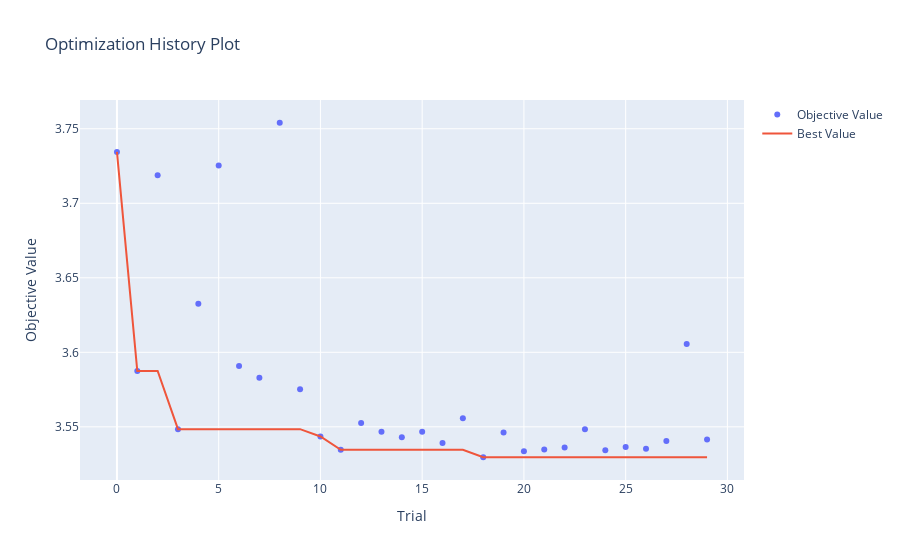
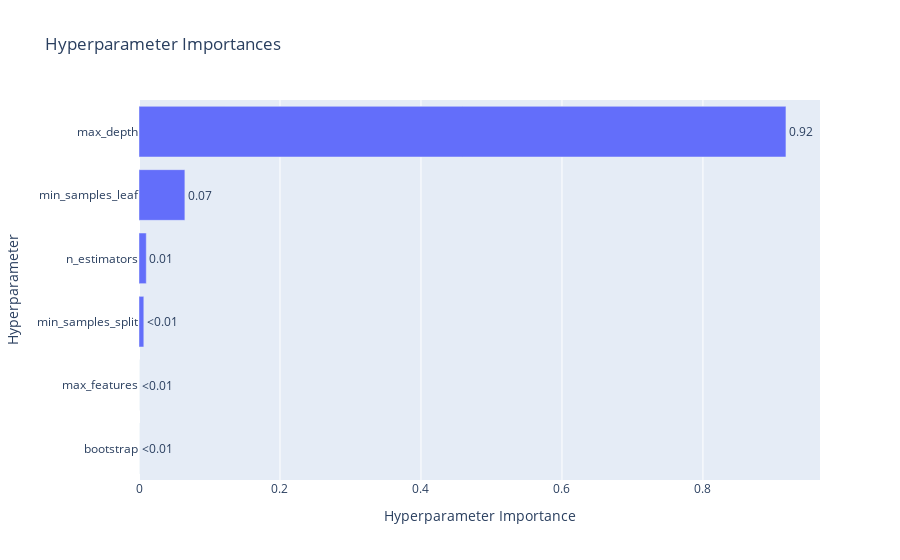
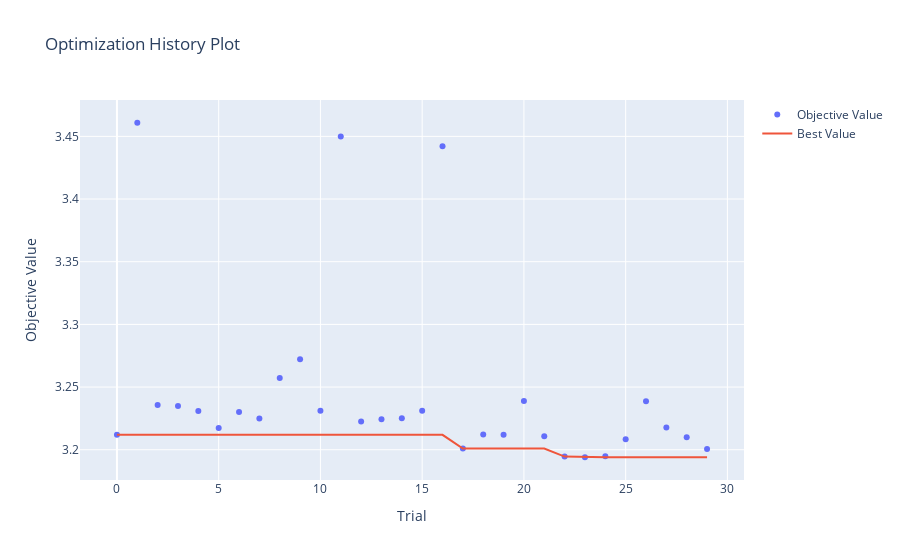
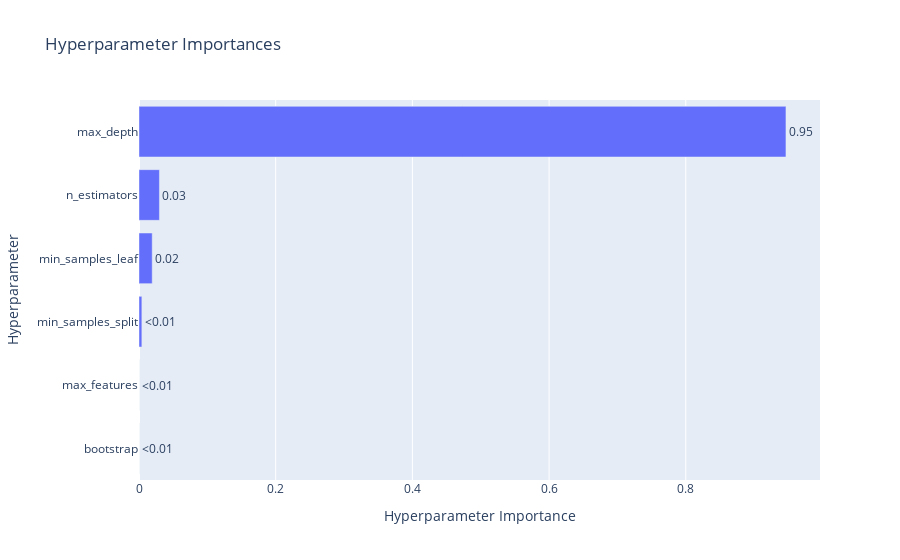

Notebook source saved alongside these figures, in order:
### Markdown cell above
#### Thư viện Optuna

### Code cell
import optuna
from optuna.visualization import plot_optimization_history, plot_param_importances
from sklearn.ensemble import RandomForestRegressor
from sklearn.model_selection import StratifiedKFold, cross_val_score
from sklearn.metrics import mean_squared_error
import matplotlib.pyplot as plt
import warnings

# warnings.filterwarnings("ignore")
optuna.logging.set_verbosity(optuna.logging.WARNING)

skf = StratifiedKFold(n_splits=5, shuffle=True, random_state=42)

for fold, (train_idx, val_idx) in enumerate(skf.split(df, df['log_gross_bin'])):
    print(f"\nFold {fold + 1}")
    df_train = df.iloc[train_idx].copy()
    df_val = df.iloc[val_idx].copy()

    # Chọn đặc trưng đầu vào và mục tiêu
    #features = ['meta_score', 'rating', 'no_of_votes', 'budget', 'genre_stat_feature', 'country_stat_feature', 'release_date']
    features = ['no_of_votes', 'log_budget',
                'genre_stat_feature','country_stat_feature','rating','release_date']

    target = 'log_gross'

    X_train, y_train, X_val, y_val = processing_data(df_train, df_val, fold=fold,features=features, target=target)

    def objective(trial):
        params = {
            'n_estimators': trial.suggest_int('n_estimators', 100, 500),
            'max_depth': trial.suggest_categorical('max_depth', [5, 10, 20, None]),
            'min_samples_split': trial.suggest_int('min_samples_split', 2, 10),
            'min_samples_leaf': trial.suggest_int('min_samples_leaf', 1, 5),
            'max_features': trial.suggest_categorical('max_features', ['sqrt']),
            'bootstrap': trial.suggest_categorical('bootstrap', [True]),
            'random_state': 42,
            'n_jobs': -1
        }

        model = RandomForestRegressor(**params)
        score = cross_val_score(model, X_train, y_train, scoring='neg_mean_squared_error', cv=3).mean()
        return -score  # minimize MSE

    #  Tạo study với tên rõ ràng theo từng fold
    study = optuna.create_study(direction="minimize", study_name=f"Fold_{fold+1}_RandomForest")
    study.optimize(objective, n_trials=30)

    print(" Best hyperparameters:", study.best_params)
    print(" Best MSE:", study.best_value)

    best_model = RandomForestRegressor(**study.best_params, random_state=42, n_jobs=-1)
    best_model.fit(X_train, y_train)

    train_preds = best_model.predict(X_train)
    val_preds = best_model.predict(X_val)

    #  Vẽ biểu đồ tối ưu và tầm quan trọng tham số
    print(" Hiển thị quá trình tối ưu:")
    plot_optimization_history(study).show()
    plot_param_importances(study).show()

    visualize_results(
        y_train, train_preds,
        y_val, val_preds,
        model=best_model,
        df=df,
        is_logged=False,
    )

### Figure 1 — Plotly figure (JSON) as saved in the notebook; plotly's stock layout.template omitted (floating-point values rounded to 4 significant figures)
{"data": [{"mode": "markers", "name": "Objective Value", "type": "scatter", "x": [0, 1, 2, 3, 4, 5, 6, 7, 8, 9, 10, 11, 12, 13, 14, 15, 16, 17, 18, 19, 20, 21, 22, 23, 24, 25, 26, 27, 28, 29], "y": [3.734, 3.587, 3.719, 3.548, 3.633, 3.725, 3.591, 3.583, 3.754, 3.575, 3.543, 3.535, 3.553, 3.547, 3.543, 3.547, 3.539, 3.556, 3.53, 3.546, 3.534, 3.535, 3.536, 3.548, 3.534, 3.536, 3.535, 3.54, 3.606, 3.542]}, {"mode": "lines", "name": "Best Value", "type": "scatter", "x": [0, 1, 2, 3, 4, 5, 6, 7, 8, 9, 10, 11, 12, 13, 14, 15, 16, 17, 18, 19, 20, 21, 22, 23, 24, 25, 26, 27, 28, 29], "y": [3.734, 3.587, 3.587, 3.548, 3.548, 3.548, 3.548, 3.548, 3.548, 3.548, 3.543, 3.535, 3.535, 3.535, 3.535, 3.535, 3.535, 3.535, 3.53, 3.53, 3.53, 3.53, 3.53, 3.53, 3.53, 3.53, 3.53, 3.53, 3.53, 3.53]}, {"marker": {"color": "#cccccc"}, "mode": "markers", "name": "Infeasible Trial", "showlegend": false, "type": "scatter", "x": [], "y": []}], "layout": {"title": {"text": "Optimization History Plot"}, "xaxis": {"title": {"text": "Trial"}}, "yaxis": {"title": {"text": "Objective Value"}}}}

### Figure 2 — Plotly figure (JSON) as saved in the notebook; plotly's stock layout.template omitted (floating-point values rounded to 4 significant figures)
{"data": [{"cliponaxis": false, "hovertemplate": ["bootstrap (CategoricalDistribution): 0.0<extra></extra>", "max_features (CategoricalDistribution): 0.0<extra></extra>", "min_samples_split (IntDistribution): 0.0068445646245148175<extra></extra>", "n_estimators (IntDistribution): 0.01032557187706772<extra></extra>", "min_samples_leaf (IntDistribution): 0.06508046025107303<extra></extra>", "max_depth (CategoricalDistribution): 0.9177494032473444<extra></extra>"], "name": "Objective Value", "orientation": "h", "text": ["<0.01", "<0.01", "<0.01", "0.01", "0.07", "0.92"], "textposition": "outside", "type": "bar", "x": [0, 0, 0.006845, 0.01033, 0.06508, 0.9177], "y": ["bootstrap", "max_features", "min_samples_split", "n_estimators", "min_samples_leaf", "max_depth"]}], "layout": {"title": {"text": "Hyperparameter Importances"}, "xaxis": {"title": {"text": "Hyperparameter Importance"}}, "yaxis": {"title": {"text": "Hyperparameter"}}}}

### Figure 3 — Plotly figure (JSON) as saved in the notebook; plotly's stock layout.template omitted (floating-point values rounded to 4 significant figures)
{"data": [{"mode": "markers", "name": "Objective Value", "type": "scatter", "x": [0, 1, 2, 3, 4, 5, 6, 7, 8, 9, 10, 11, 12, 13, 14, 15, 16, 17, 18, 19, 20, 21, 22, 23, 24, 25, 26, 27, 28, 29], "y": [3.212, 3.461, 3.236, 3.235, 3.231, 3.217, 3.23, 3.225, 3.257, 3.272, 3.231, 3.45, 3.222, 3.224, 3.225, 3.231, 3.442, 3.201, 3.212, 3.212, 3.239, 3.211, 3.195, 3.194, 3.195, 3.208, 3.239, 3.218, 3.21, 3.201]}, {"mode": "lines", "name": "Best Value", "type": "scatter", "x": [0, 1, 2, 3, 4, 5, 6, 7, 8, 9, 10, 11, 12, 13, 14, 15, 16, 17, 18, 19, 20, 21, 22, 23, 24, 25, 26, 27, 28, 29], "y": [3.212, 3.212, 3.212, 3.212, 3.212, 3.212, 3.212, 3.212, 3.212, 3.212, 3.212, 3.212, 3.212, 3.212, 3.212, 3.212, 3.212, 3.201, 3.201, 3.201, 3.201, 3.201, 3.195, 3.194, 3.194, 3.194, 3.194, 3.194, 3.194, 3.194]}, {"marker": {"color": "#cccccc"}, "mode": "markers", "name": "Infeasible Trial", "showlegend": false, "type": "scatter", "x": [], "y": []}], "layout": {"title": {"text": "Optimization History Plot"}, "xaxis": {"title": {"text": "Trial"}}, "yaxis": {"title": {"text": "Objective Value"}}}}

### Figure 4 — Plotly figure (JSON) as saved in the notebook; plotly's stock layout.template omitted (floating-point values rounded to 4 significant figures)
{"data": [{"cliponaxis": false, "hovertemplate": ["bootstrap (CategoricalDistribution): 0.0<extra></extra>", "max_features (CategoricalDistribution): 0.0<extra></extra>", "min_samples_split (IntDistribution): 0.004187207394742969<extra></extra>", "min_samples_leaf (IntDistribution): 0.019334390671811363<extra></extra>", "n_estimators (IntDistribution): 0.029896470571489978<extra></extra>", "max_depth (CategoricalDistribution): 0.9465819313619558<extra></extra>"], "name": "Objective Value", "orientation": "h", "text": ["<0.01", "<0.01", "<0.01", "0.02", "0.03", "0.95"], "textposition": "outside", "type": "bar", "x": [0, 0, 0.004187, 0.01933, 0.0299, 0.9466], "y": ["bootstrap", "max_features", "min_samples_split", "min_samples_leaf", "n_estimators", "max_depth"]}], "layout": {"title": {"text": "Hyperparameter Importances"}, "xaxis": {"title": {"text": "Hyperparameter Importance"}}, "yaxis": {"title": {"text": "Hyperparameter"}}}}
